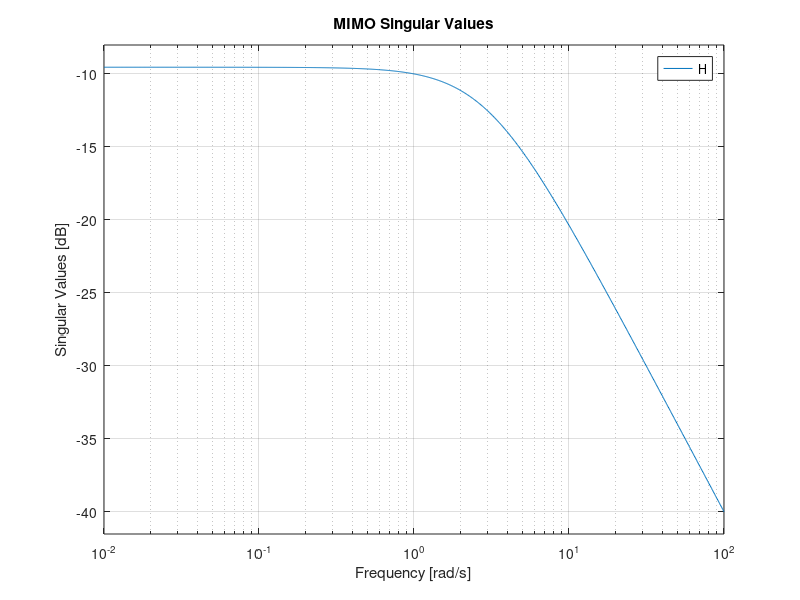
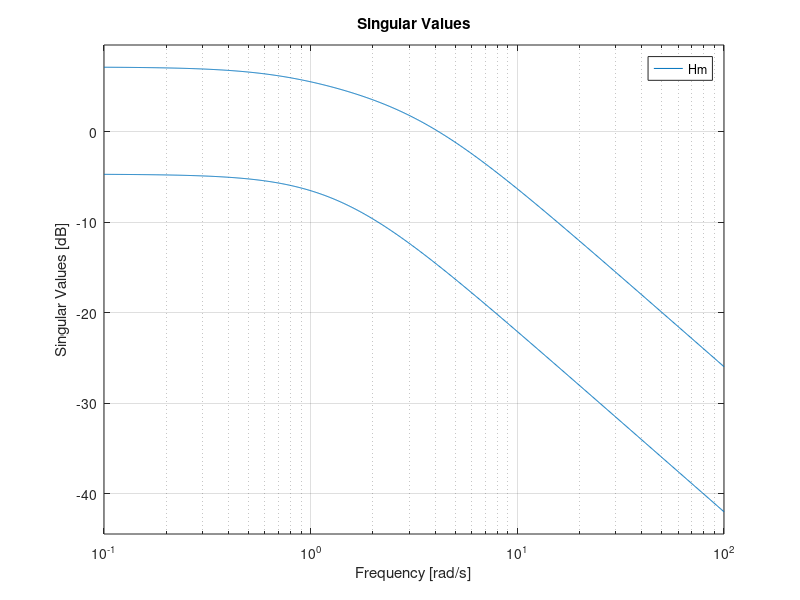

Recreate these plots in MATLAB, in order.

a=[1 0;4 -3];
b=[0;1];
c=[1 1];
d =0;
H=ss(a,b,c,d);
title('SISO Singular Values');
figure(1)
grid on
sigma(H)

am=[-1 0 ;0 -3];
bm=[0 1;2 1];
cm=[1 2;1 0];
dm=0;
Hm=ss(am,bm,cm,dm);
title('MIMO Singular Values');
figure(2)
grid on
sigma(Hm)


